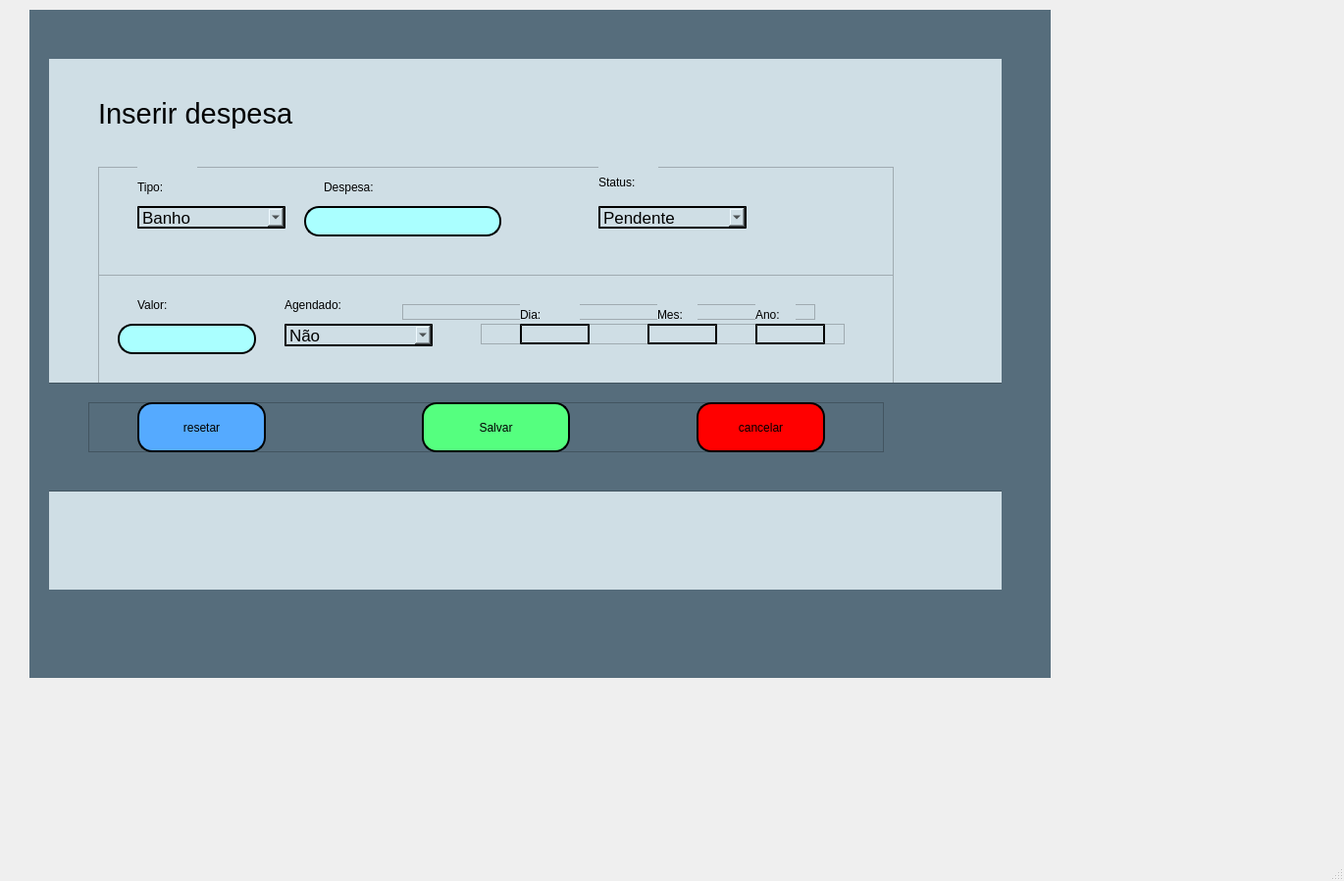
<?xml version="1.0" encoding="UTF-8"?>
<ui version="4.0">
 <class>MainWindow</class>
 <widget class="QMainWindow" name="MainWindow">
  <property name="geometry">
   <rect>
    <x>0</x>
    <y>0</y>
    <width>1370</width>
    <height>898</height>
   </rect>
  </property>
  <property name="windowTitle">
   <string>MainWindow</string>
  </property>
  <widget class="QWidget" name="centralwidget">
   <widget class="QWidget" name="widget" native="true">
    <property name="geometry">
     <rect>
      <x>30</x>
      <y>10</y>
      <width>1041</width>
      <height>681</height>
     </rect>
    </property>
    <property name="minimumSize">
     <size>
      <width>1041</width>
      <height>681</height>
     </size>
    </property>
    <property name="maximumSize">
     <size>
      <width>1041</width>
      <height>681</height>
     </size>
    </property>
    <property name="styleSheet">
     <string notr="true">
background-color: rgba(86,109,124,255);</string>
    </property>
    <widget class="QWidget" name="widget_2" native="true">
     <property name="geometry">
      <rect>
       <x>20</x>
       <y>50</y>
       <width>971</width>
       <height>541</height>
      </rect>
     </property>
     <property name="minimumSize">
      <size>
       <width>971</width>
       <height>541</height>
      </size>
     </property>
     <property name="maximumSize">
      <size>
       <width>971</width>
       <height>541</height>
      </size>
     </property>
     <property name="styleSheet">
      <string notr="true">background-color: rgba(207,222,229,255);</string>
     </property>
     <widget class="QFrame" name="frame_6">
      <property name="geometry">
       <rect>
        <x>50</x>
        <y>110</y>
        <width>811</width>
        <height>111</height>
       </rect>
      </property>
      <property name="frameShape">
       <enum>QFrame::StyledPanel</enum>
      </property>
      <property name="frameShadow">
       <enum>QFrame::Raised</enum>
      </property>
      <widget class="QLineEdit" name="inputDespesa">
       <property name="geometry">
        <rect>
         <x>210</x>
         <y>40</y>
         <width>201</width>
         <height>31</height>
        </rect>
       </property>
       <property name="styleSheet">
        <string notr="true">border-radius: 15px;
border-style: outset;
border-width:2px;
background-color: rgb(170, 255, 255);</string>
       </property>
      </widget>
      <widget class="QLabel" name="label_16">
       <property name="geometry">
        <rect>
         <x>230</x>
         <y>10</y>
         <width>101</width>
         <height>21</height>
        </rect>
       </property>
       <property name="styleSheet">
        <string notr="true">color: #000;
font: 11pt &quot;MS Shell Dlg 2&quot;;</string>
       </property>
       <property name="text">
        <string>Despesa:</string>
       </property>
      </widget>
      <widget class="QLabel" name="label_17">
       <property name="geometry">
        <rect>
         <x>40</x>
         <y>0</y>
         <width>61</width>
         <height>41</height>
        </rect>
       </property>
       <property name="styleSheet">
        <string notr="true">color: #000;
font: 11pt &quot;MS Shell Dlg 2&quot;;</string>
       </property>
       <property name="text">
        <string>Tipo:</string>
       </property>
      </widget>
      <widget class="QComboBox" name="cb_tipo">
       <property name="geometry">
        <rect>
         <x>40</x>
         <y>40</y>
         <width>151</width>
         <height>23</height>
        </rect>
       </property>
       <property name="sizePolicy">
        <sizepolicy hsizetype="Expanding" vsizetype="Fixed">
         <horstretch>0</horstretch>
         <verstretch>0</verstretch>
        </sizepolicy>
       </property>
       <property name="font">
        <font>
         <family>MS Shell Dlg 2</family>
         <pointsize>13</pointsize>
         <weight>50</weight>
         <italic>false</italic>
         <bold>false</bold>
        </font>
       </property>
       <property name="styleSheet">
        <string notr="true">border-radius: 15px;
border-style: outset;
border-width:2px;
color: rgb(0, 0, 0);</string>
       </property>
       <item>
        <property name="text">
         <string>Banho</string>
        </property>
       </item>
       <item>
        <property name="text">
         <string>Tosa</string>
        </property>
       </item>
      </widget>
      <widget class="QComboBox" name="cb_status">
       <property name="geometry">
        <rect>
         <x>510</x>
         <y>40</y>
         <width>151</width>
         <height>23</height>
        </rect>
       </property>
       <property name="sizePolicy">
        <sizepolicy hsizetype="Expanding" vsizetype="Fixed">
         <horstretch>0</horstretch>
         <verstretch>0</verstretch>
        </sizepolicy>
       </property>
       <property name="font">
        <font>
         <family>MS Shell Dlg 2</family>
         <pointsize>13</pointsize>
         <weight>50</weight>
         <italic>false</italic>
         <bold>false</bold>
        </font>
       </property>
       <property name="styleSheet">
        <string notr="true">border-radius: 15px;
border-style: outset;
border-width:2px;
color: rgb(0, 0, 0);</string>
       </property>
       <item>
        <property name="text">
         <string>Pendente</string>
        </property>
       </item>
       <item>
        <property name="text">
         <string>New Item</string>
        </property>
       </item>
      </widget>
      <widget class="QLabel" name="label_19">
       <property name="geometry">
        <rect>
         <x>510</x>
         <y>0</y>
         <width>61</width>
         <height>31</height>
        </rect>
       </property>
       <property name="styleSheet">
        <string notr="true">color: #000;
font: 11pt &quot;MS Shell Dlg 2&quot;;</string>
       </property>
       <property name="text">
        <string>Status:</string>
       </property>
      </widget>
     </widget>
     <widget class="QLabel" name="label_5">
      <property name="geometry">
       <rect>
        <x>50</x>
        <y>40</y>
        <width>201</width>
        <height>31</height>
       </rect>
      </property>
      <property name="font">
       <font>
        <family>MS Shell Dlg 2</family>
        <pointsize>22</pointsize>
        <weight>50</weight>
        <italic>false</italic>
        <bold>false</bold>
       </font>
      </property>
      <property name="styleSheet">
       <string notr="true">color: #000;
font: 22pt &quot;MS Shell Dlg 2&quot;;</string>
      </property>
      <property name="text">
       <string>Inserir despesa</string>
      </property>
     </widget>
     <widget class="QRadioButton" name="radioButton_2">
      <property name="geometry">
       <rect>
        <x>620</x>
        <y>410</y>
        <width>51</width>
        <height>17</height>
       </rect>
      </property>
      <property name="text">
       <string>Não</string>
      </property>
     </widget>
     <widget class="QFrame" name="frame_7">
      <property name="geometry">
       <rect>
        <x>50</x>
        <y>220</y>
        <width>811</width>
        <height>111</height>
       </rect>
      </property>
      <property name="frameShape">
       <enum>QFrame::StyledPanel</enum>
      </property>
      <property name="frameShadow">
       <enum>QFrame::Raised</enum>
      </property>
      <widget class="QLabel" name="label_26">
       <property name="geometry">
        <rect>
         <x>190</x>
         <y>10</y>
         <width>81</width>
         <height>41</height>
        </rect>
       </property>
       <property name="styleSheet">
        <string notr="true">color: #000;
font: 11pt &quot;MS Shell Dlg 2&quot;;</string>
       </property>
       <property name="text">
        <string>Agendado:</string>
       </property>
      </widget>
      <widget class="QComboBox" name="cb_agendado">
       <property name="geometry">
        <rect>
         <x>190</x>
         <y>50</y>
         <width>151</width>
         <height>23</height>
        </rect>
       </property>
       <property name="sizePolicy">
        <sizepolicy hsizetype="Expanding" vsizetype="Fixed">
         <horstretch>0</horstretch>
         <verstretch>0</verstretch>
        </sizepolicy>
       </property>
       <property name="font">
        <font>
         <family>MS Shell Dlg 2</family>
         <pointsize>13</pointsize>
         <weight>50</weight>
         <italic>false</italic>
         <bold>false</bold>
        </font>
       </property>
       <property name="styleSheet">
        <string notr="true">border-radius: 15px;
border-style: outset;
border-width:2px;
color: rgb(0, 0, 0);</string>
       </property>
       <item>
        <property name="text">
         <string>Não</string>
        </property>
       </item>
       <item>
        <property name="text">
         <string>Sim</string>
        </property>
       </item>
      </widget>
      <widget class="QLabel" name="label_18">
       <property name="geometry">
        <rect>
         <x>40</x>
         <y>20</y>
         <width>101</width>
         <height>21</height>
        </rect>
       </property>
       <property name="styleSheet">
        <string notr="true">color: #000;
font: 11pt &quot;MS Shell Dlg 2&quot;;</string>
       </property>
       <property name="text">
        <string>Valor:</string>
       </property>
      </widget>
      <widget class="QLineEdit" name="inputTotal">
       <property name="geometry">
        <rect>
         <x>20</x>
         <y>50</y>
         <width>141</width>
         <height>31</height>
        </rect>
       </property>
       <property name="styleSheet">
        <string notr="true">border-radius: 15px;
border-style: outset;
border-width:2px;
background-color: rgb(170, 255, 255);</string>
       </property>
      </widget>
      <widget class="QFrame" name="frame_8">
       <property name="geometry">
        <rect>
         <x>390</x>
         <y>50</y>
         <width>371</width>
         <height>21</height>
        </rect>
       </property>
       <property name="frameShape">
        <enum>QFrame::StyledPanel</enum>
       </property>
       <property name="frameShadow">
        <enum>QFrame::Raised</enum>
       </property>
       <widget class="QLineEdit" name="inpuDia">
        <property name="geometry">
         <rect>
          <x>40</x>
          <y>0</y>
          <width>71</width>
          <height>21</height>
         </rect>
        </property>
        <property name="styleSheet">
         <string notr="true">border-style: outset;
border-width:2px;
color: rgb(0, 0, 0);</string>
        </property>
       </widget>
       <widget class="QLineEdit" name="inpuMes">
        <property name="geometry">
         <rect>
          <x>170</x>
          <y>0</y>
          <width>71</width>
          <height>21</height>
         </rect>
        </property>
        <property name="styleSheet">
         <string notr="true">border-style: outset;
border-width:2px;
color: rgb(0, 0, 0);</string>
        </property>
       </widget>
       <widget class="QLineEdit" name="inpuAno">
        <property name="geometry">
         <rect>
          <x>280</x>
          <y>0</y>
          <width>71</width>
          <height>21</height>
         </rect>
        </property>
        <property name="styleSheet">
         <string notr="true">border-style: outset;
border-width:2px;
color: rgb(0, 0, 0);</string>
        </property>
       </widget>
      </widget>
      <widget class="QFrame" name="frame_9">
       <property name="geometry">
        <rect>
         <x>310</x>
         <y>30</y>
         <width>421</width>
         <height>16</height>
        </rect>
       </property>
       <property name="frameShape">
        <enum>QFrame::StyledPanel</enum>
       </property>
       <property name="frameShadow">
        <enum>QFrame::Raised</enum>
       </property>
       <widget class="QLabel" name="label_20">
        <property name="geometry">
         <rect>
          <x>120</x>
          <y>-10</y>
          <width>61</width>
          <height>41</height>
         </rect>
        </property>
        <property name="styleSheet">
         <string notr="true">color: #000;</string>
        </property>
        <property name="text">
         <string>Dia:</string>
        </property>
       </widget>
       <widget class="QLabel" name="label_21">
        <property name="geometry">
         <rect>
          <x>260</x>
          <y>-10</y>
          <width>41</width>
          <height>41</height>
         </rect>
        </property>
        <property name="styleSheet">
         <string notr="true">color: #000;</string>
        </property>
        <property name="text">
         <string>Mes:</string>
        </property>
       </widget>
       <widget class="QLabel" name="label_24">
        <property name="geometry">
         <rect>
          <x>360</x>
          <y>0</y>
          <width>41</width>
          <height>21</height>
         </rect>
        </property>
        <property name="styleSheet">
         <string notr="true">color: #000;</string>
        </property>
        <property name="text">
         <string>Ano:</string>
        </property>
       </widget>
      </widget>
     </widget>
     <widget class="QFrame" name="frame_12">
      <property name="geometry">
       <rect>
        <x>-20</x>
        <y>330</y>
        <width>1041</width>
        <height>111</height>
       </rect>
      </property>
      <property name="styleSheet">
       <string notr="true">
background-color: rgba(86,109,124,255);</string>
      </property>
      <property name="frameShape">
       <enum>QFrame::StyledPanel</enum>
      </property>
      <property name="frameShadow">
       <enum>QFrame::Raised</enum>
      </property>
      <widget class="QFrame" name="frame">
       <property name="geometry">
        <rect>
         <x>60</x>
         <y>20</y>
         <width>811</width>
         <height>51</height>
        </rect>
       </property>
       <property name="frameShape">
        <enum>QFrame::StyledPanel</enum>
       </property>
       <property name="frameShadow">
        <enum>QFrame::Raised</enum>
       </property>
       <widget class="QPushButton" name="btnReset">
        <property name="geometry">
         <rect>
          <x>50</x>
          <y>0</y>
          <width>131</width>
          <height>51</height>
         </rect>
        </property>
        <property name="styleSheet">
         <string notr="true">border-radius: 15px;
border-width:2px;
border-style:outset;
border-color:black;
background-color: rgb(85, 170, 255);
color: #000;</string>
        </property>
        <property name="text">
         <string>resetar</string>
        </property>
       </widget>
       <widget class="QPushButton" name="btnCadastrar">
        <property name="geometry">
         <rect>
          <x>340</x>
          <y>0</y>
          <width>151</width>
          <height>51</height>
         </rect>
        </property>
        <property name="styleSheet">
         <string notr="true">border-radius: 15px;
border-width:2px;
border-style:outset;
border-color:black;
color: #000;
background-color: rgb(85, 255, 127);</string>
        </property>
        <property name="text">
         <string>Salvar</string>
        </property>
       </widget>
       <widget class="QPushButton" name="btnCancelar">
        <property name="geometry">
         <rect>
          <x>620</x>
          <y>0</y>
          <width>131</width>
          <height>51</height>
         </rect>
        </property>
        <property name="styleSheet">
         <string notr="true">border-radius: 15px;
border-width:2px;
border-style:outset;
border-color:black;
background-color: red;
color: #000;</string>
        </property>
        <property name="text">
         <string>cancelar</string>
        </property>
       </widget>
      </widget>
     </widget>
    </widget>
   </widget>
  </widget>
  <widget class="QMenuBar" name="menubar">
   <property name="geometry">
    <rect>
     <x>0</x>
     <y>0</y>
     <width>1370</width>
     <height>21</height>
    </rect>
   </property>
  </widget>
  <widget class="QStatusBar" name="statusbar"/>
 </widget>
 <resources/>
 <connections/>
</ui>
